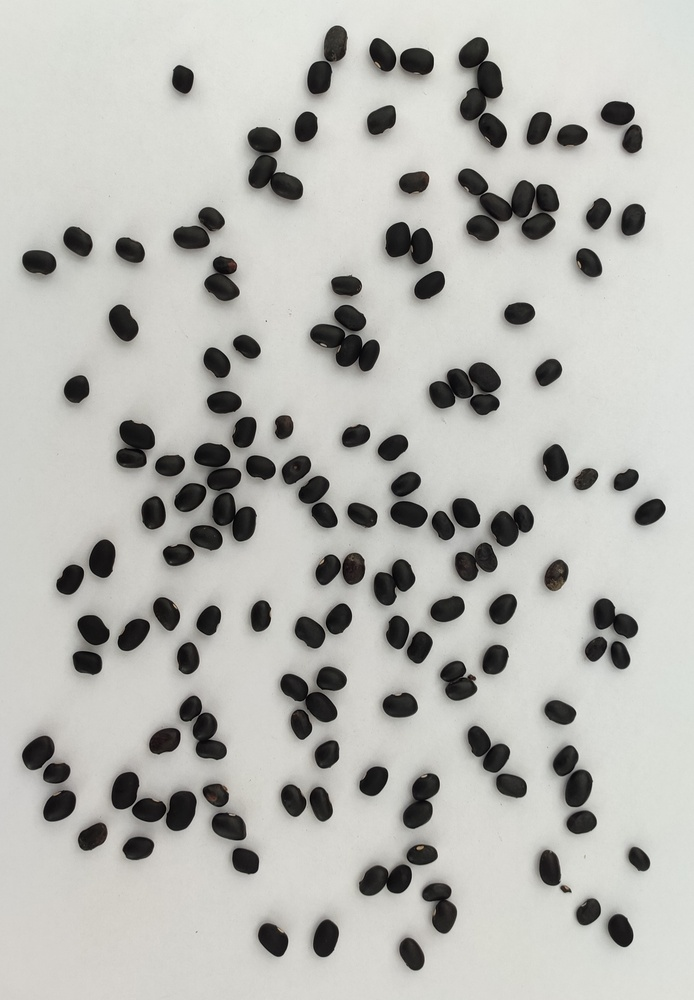
#> input picture Feijoes-editados/img1.jpg, 694 x 1000 px, shrunk from 2250 x 3243 before the run
$ python main.py
#> lines starting #> are read from the running program, lines starting #| are printed output that depends on the picture; after the words box and inside, x2 and y2 are one past the last pixel; in counts of white or black regions, pixels touching at a corner belong together
import cv2
import numpy as np
from sklearn.cluster import KMeans

# Lista das imagens (4 bons, 4 ruins)
feijoes = [
    'Feijoes-editados/img1.jpg', 'Feijoes-editados/img2.jpg', 'Feijoes-editados/img3.jpg', 'Feijoes-editados/img4.jpg',
    'Feijoes-editados/img5.jpg', 'Feijoes-editados/img6.jpg', 'Feijoes-editados/img7.jpg', 'Feijoes-editados/img8.jpg'
]

def rescaleFrame(frame, scale=0.75):
    width = int(frame.shape[1] * scale)
    heigth = int(frame.shape[0] * scale)
    dimensions = (width, heigth)
    return cv2.resize(frame, dimensions, interpolation=cv2.INTER_AREA)

caracteristicas = []  # Lista para acumular todas as características

global_id = 0  # ID global para feijões

for x in range(8):
    if x <= 3:
        ehBom = 1
    else:
        ehBom = 0

    img = cv2.imread(feijoes[x])
#> img is the input picture: shape (1000, 694, 3); mean B, G, R 178.8, 183.5, 183.5
    if img is None:
        print(f"Erro ao carregar imagem: {feijoes[x]}")
        continue

    gray = cv2.cvtColor(img, cv2.COLOR_BGR2GRAY)
    blur = cv2.GaussianBlur(gray, (17, 17), 0)
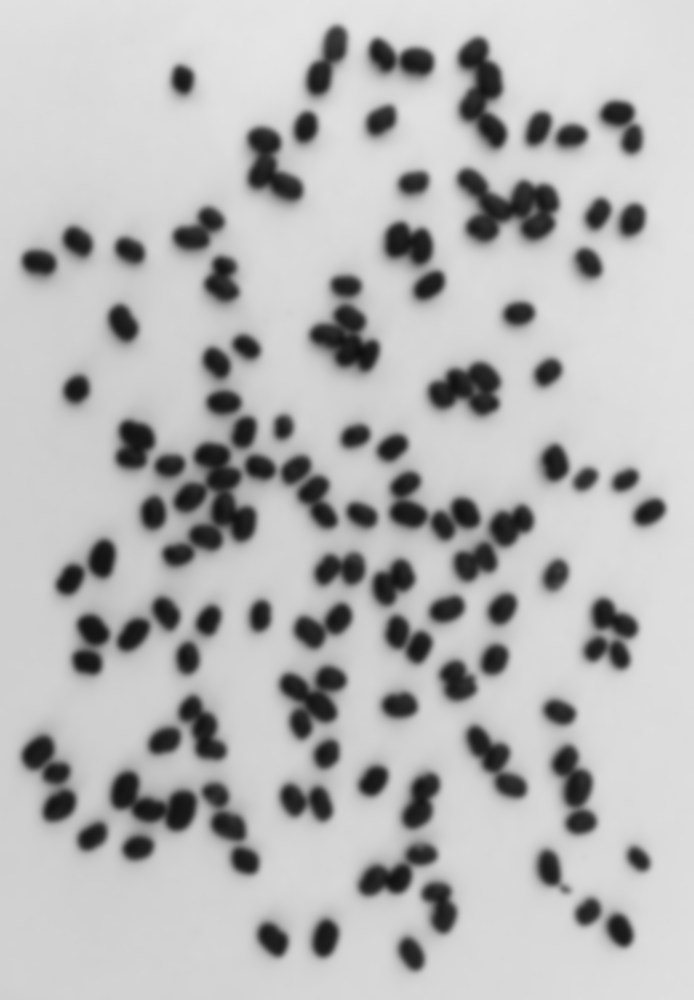
#> blur: shape (1000, 694); min 15, max 229, mean 183
    edges = cv2.Canny(blur, 50, 150)
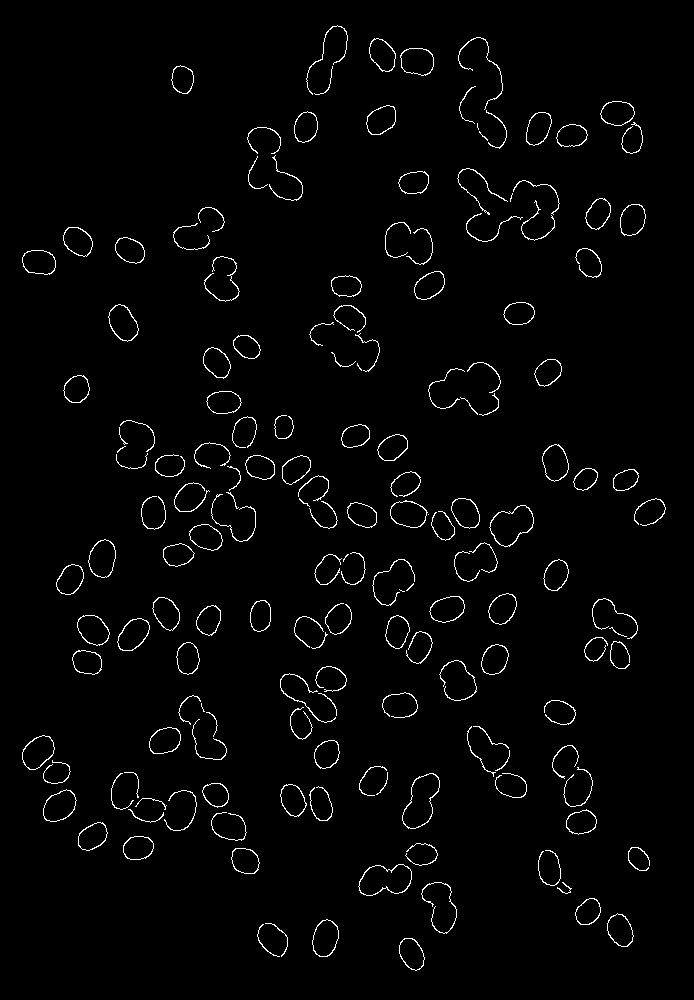
#> edges: shape (1000, 694); 2.1% white in thin lines or dots, all inside (x1, y1, x2, y2) = (22, 25, 666, 971)

    contornos, _ = cv2.findContours(edges, cv2.RETR_EXTERNAL, cv2.CHAIN_APPROX_SIMPLE)
#> contornos = 167 contours, 64 with area under 20; largest, box (x1, y1, x2, y2) and area: (402, 773, 440, 829) 1270, (358, 864, 412, 896) 1226, (489, 505, 534, 547) 1174, (88, 539, 116, 578) 778, (22, 735, 55, 770) 764

    for i, contorno in enumerate(contornos):
        perimetro = cv2.arcLength(contorno, True)
        if 200 <= perimetro <= 750:
            mascara = np.zeros_like(gray)
            cv2.drawContours(mascara, [contorno], -1, 255, -1)

            feijao_segmentado = cv2.bitwise_and(img, img, mask=mascara)
            pixels = feijao_segmentado[mascara == 255]
            if len(pixels) == 0:
                continue

            kmeans = KMeans(n_clusters=1, random_state=0, n_init=10)
            kmeans.fit(pixels)
            cor_dominante = kmeans.cluster_centers_[0]  # B, G, R

            hsv = cv2.cvtColor(feijao_segmentado, cv2.COLOR_BGR2HSV)
            saturacao = hsv[:, :, 1][mascara == 255].mean()

            feijao_gray = cv2.cvtColor(feijao_segmentado, cv2.COLOR_BGR2GRAY)
            pixels_gray = feijao_gray[mascara == 255]
            claros = np.sum(pixels_gray > 200)
            escuros = np.sum(pixels_gray < 50)

            textura = pixels_gray.std()

            area = cv2.contourArea(contorno)
            circularidade = 4 * np.pi * area / (perimetro ** 2) if perimetro != 0 else 0

            caracteristicas.append([
                global_id,
                int(cor_dominante[2]),  # R
                int(cor_dominante[1]),  # G
                int(cor_dominante[0]),  # B
                saturacao,
                claros,
                escuros,
                textura,
                circularidade,
                ehBom
            ])

            global_id += 1
#> this loop made 167 passes
#> (perimetro, cor_dominante, saturacao, claros, escuros, textura, area, circularidade) on passes 8, 20, 48, 50, 66, 74, 93, 95, 132, 140: (304.6, [103.3, 107.3, 109.5], 17.08, 0, 8, 37.65, 32.5, 0.0044), (201.6, [89.27, 91.73, 93.3], 15.63, 0, 23, 44.57, 21.5, 0.00665), (271.8, [80.54, 83.74, 84.52], 20.46, 0, 45, 45.6, 41.5, 0.00706), (258.2, [105.3, 109.2, 109.7], 15.44, 1, 17, 43.44, 31, 0.00584), (241, [95.39, 97.63, 97.14], 8.59, 1, 27, 46.84, 28.5, 0.00616), (249.9, [98.3, 101.9, 102.3], 13.09, 0, 20, 44.28, 27.5, 0.00554), (272.4, [78.56, 81.7, 82.26], 19.81, 0, 40, 41.49, 24.5, 0.00415), (201.4, [81.04, 84.3, 85.18], 24.33, 0, 31, 46.76, 29.5, 0.00914), (292.4, [88.12, 91.81, 94.41], 23.43, 0, 37, 43.48, 39.5, 0.0058), (210, [105.5, 109.5, 111.5], 16.63, 0, 10, 40.49, 29, 0.00827)
#> perimetro on passes 1 to 6: 94.08, 95.4, 100.3, 105.5, 97.5, 84.43
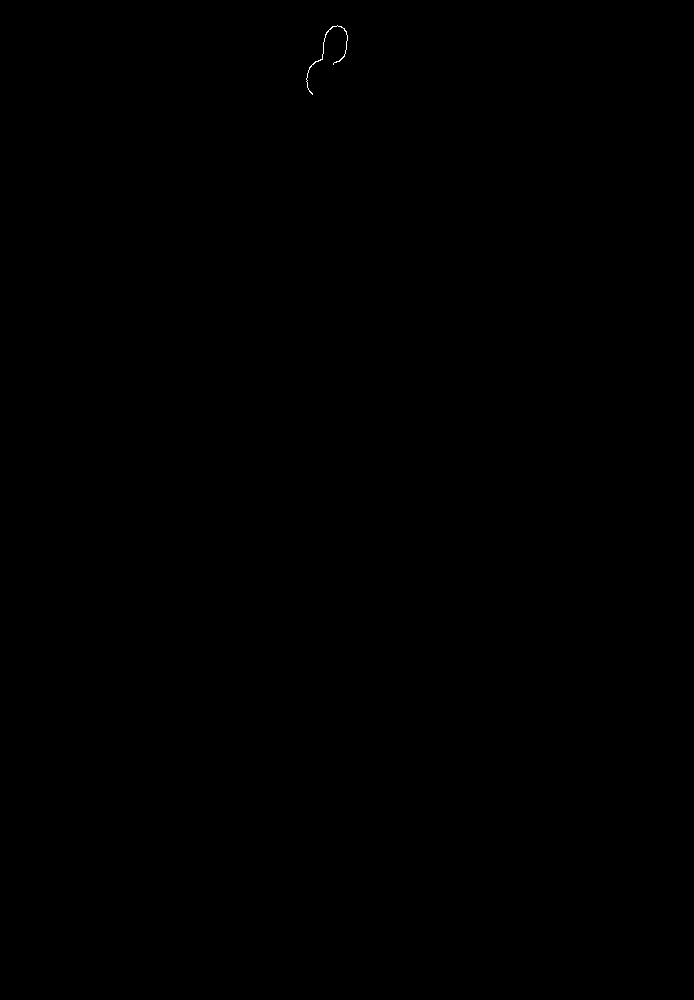
#> mascara: shape (1000, 694); 0.02% white in thin lines or dots, all inside (x1, y1, x2, y2) = (306, 25, 348, 95)
#> after the loop, caracteristicas = 17 items; global_id = 17
#> pass 2 of the loop `for x in range(8):`:
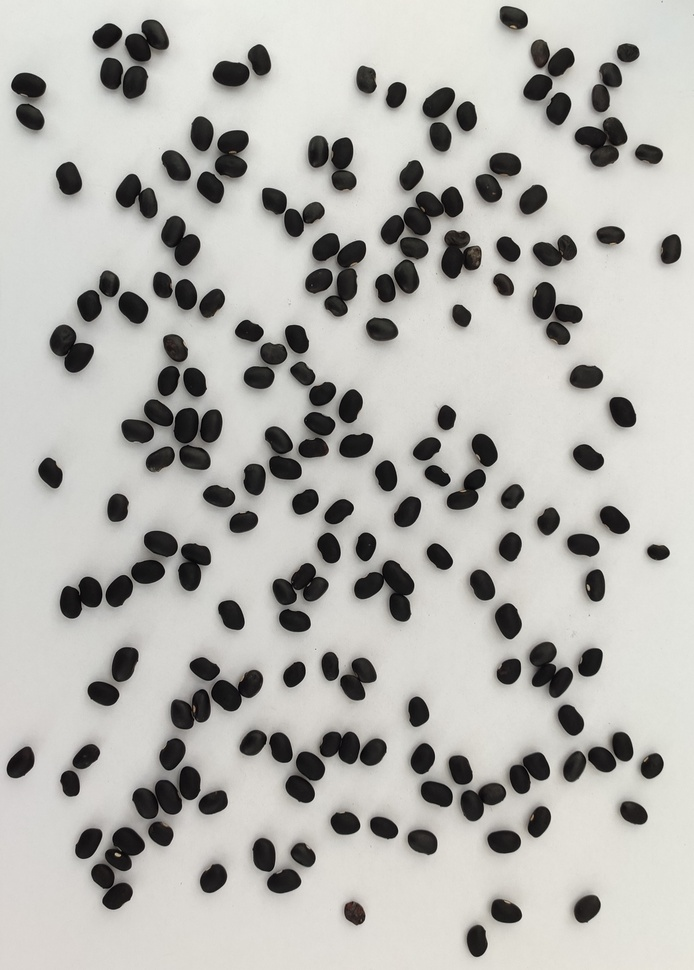
#> input picture Feijoes-editados/img2.jpg, 694 x 970 px, shrunk from 2250 x 3145 before the run
#> img is the input picture: shape (970, 694, 3); mean B, G, R 175.9, 180.2, 181.2
#> gray: shape (970, 694)
#> blur: shape (970, 694)
#> `edges = cv2.Canny(blur, 50, 150)`:
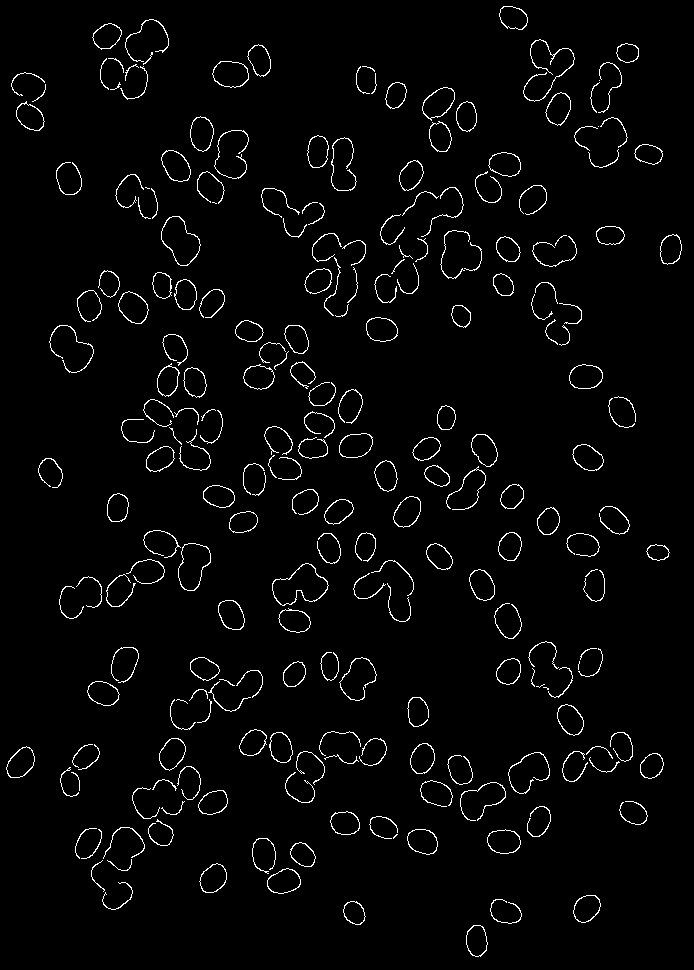
#> edges: shape (970, 694); 2.7% white in thin lines or dots
#> contornos = 232 contours, 108 with area under 20; largest, box (x1, y1, x2, y2) and area: (272, 563, 329, 606) 1411, (161, 216, 201, 266) 1200, (178, 543, 211, 591) 1072, (212, 61, 249, 88) 746, (422, 87, 455, 121) 687
#> the loop `for i, contorno in enumerate(contornos):` made 232 passes
#> (perimetro, cor_dominante, saturacao, claros, escuros, textura, area, circularidade) on passes 26, 37, 68, 96, 107, 144: (278.1, [91.99, 95.64, 98.24], 21.57, 0, 34, 46.27, 30, 0.00487), (278.8, [93.53, 96.84, 99.11], 18.58, 0, 26, 43.71, 33.5, 0.00541), (263.4, [91.03, 94.48, 97.04], 23.02, 0, 33, 47.25, 28, 0.00507), (202.9, [83.97, 86.05, 87.41], 17.29, 0, 36, 52.02, 24.5, 0.00748), (266.7, [94.01, 97.41, 99.06], 17.48, 0, 29, 47.96, 35, 0.00618), (298.4, [95.17, 96.84, 97.14], 7.56, 0, 34, 45.1, 35, 0.00494)
#> after the loop `for i, contorno in enumerate(contornos):`:
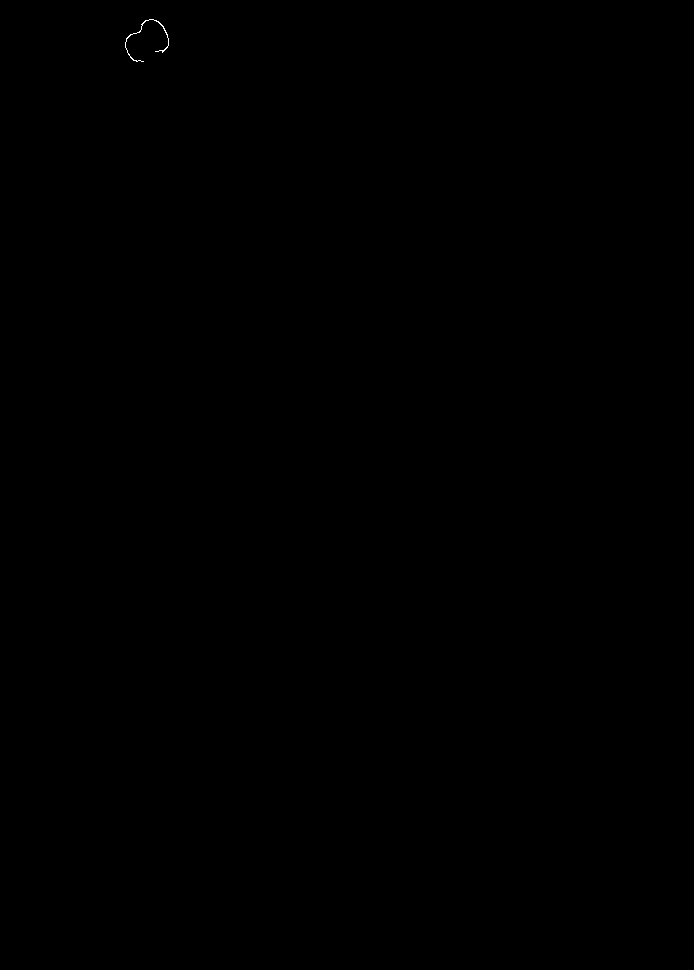
#> mascara: shape (970, 694); 0.02% white in thin lines or dots, all inside (x1, y1, x2, y2) = (125, 19, 169, 62)
#> after the loop `for i, contorno in enumerate(contornos):`: caracteristicas = 32 items; global_id = 32
#> pass 3 of the loop `for x in range(8):`:
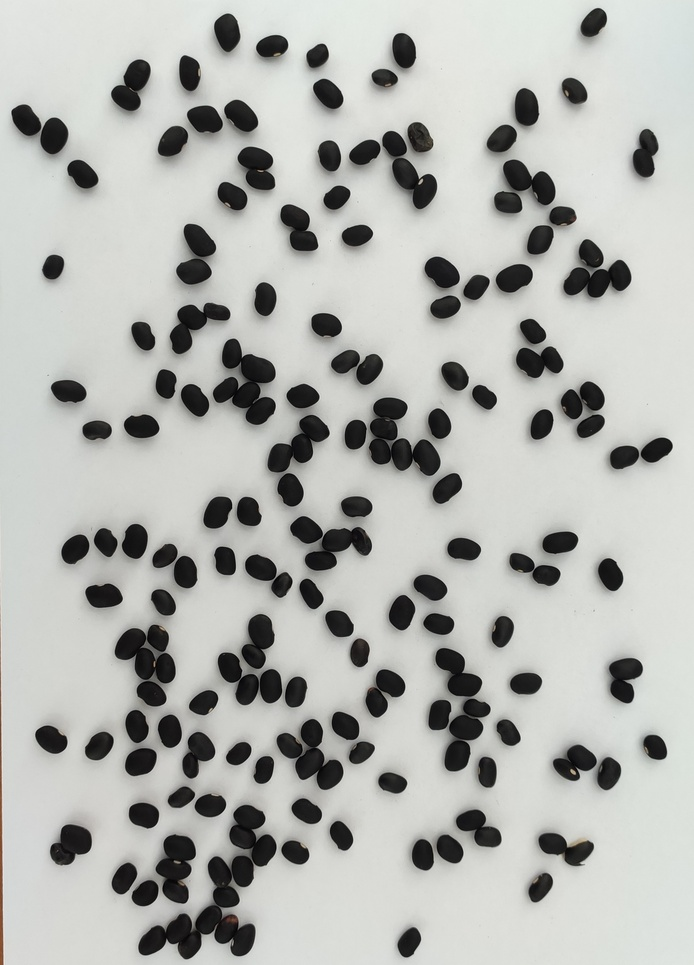
#> input picture Feijoes-editados/img3.jpg, 694 x 965 px, shrunk from 2250 x 3130 before the run
#> img is the input picture: shape (965, 694, 3); mean B, G, R 175.8, 179.7, 178.2
#> gray: shape (965, 694)
#> blur: shape (965, 694)
#> `edges = cv2.Canny(blur, 50, 150)`:
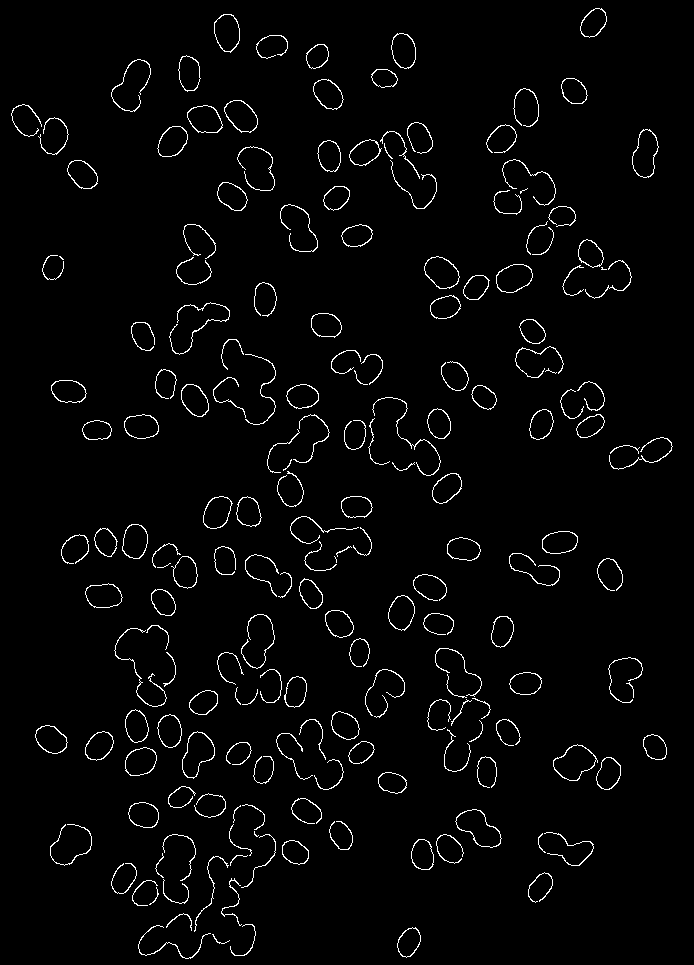
#> edges: shape (965, 694); 2.6% white in thin lines or dots
#> contornos = 188 contours, 68 with area under 20; largest, box (x1, y1, x2, y2) and area: (455, 809, 502, 848) 1001, (553, 744, 598, 781) 987, (182, 731, 215, 779) 943, (632, 129, 659, 178) 876, (424, 256, 460, 289) 799
#> the loop `for i, contorno in enumerate(contornos):` made 188 passes
#> (perimetro, cor_dominante, saturacao, claros, escuros, textura, area, circularidade) on passes 3, 12, 21, 24, 43, 65: (298.2, [96.14, 98.44, 98.51], 9.4, 0, 37, 50.41, 38, 0.00537), (229.9, [98.99, 100.7, 101], 9.32, 0, 19, 40.76, 27.5, 0.00654), (249.9, [105.1, 112.1, 113.2], 20.65, 1, 13, 44.58, 31.5, 0.00634), (269.8, [96.86, 98.86, 99.86], 10.15, 0, 19, 42.54, 29, 0.00501), (211.4, [82.68, 85.13, 85.62], 20.23, 0, 31, 48.42, 25.5, 0.00717), (235.9, [92.23, 95.07, 95.94], 13.64, 0, 26, 45.85, 24.5, 0.00553)
#> after the loop `for i, contorno in enumerate(contornos):`:
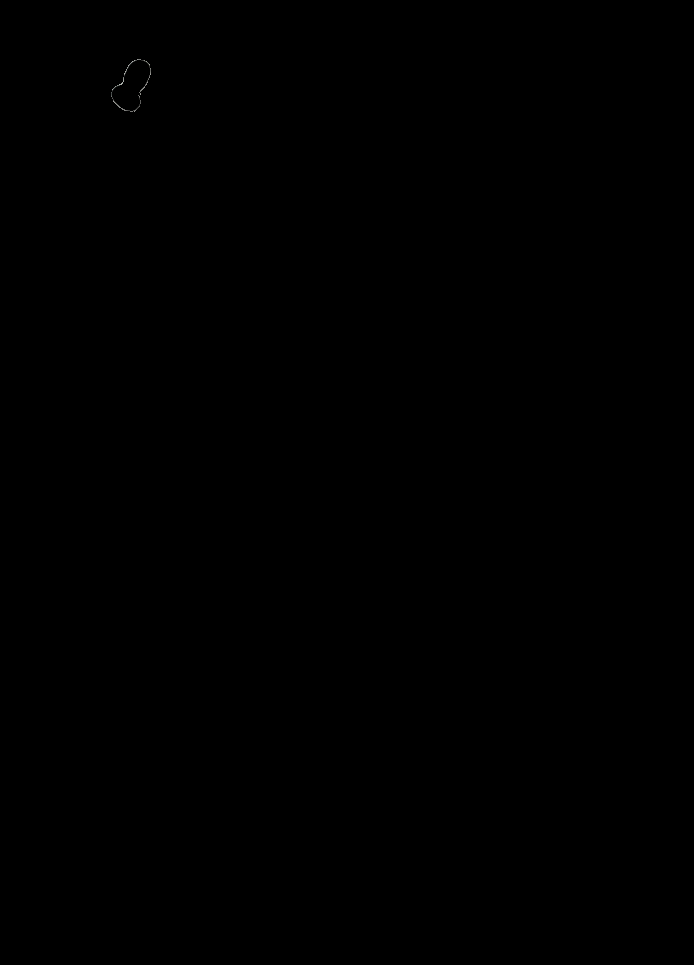
#> feijao_segmentado: shape (965, 694, 3); mean B, G, R 0, 0, 0
#> the loop made 8 passes; the first 3 are shown

# Impressão formatada
print("Matriz de características:")
for linha in caracteristicas:
    linha_formatada = []
    for elem in linha:
        if isinstance(elem, float):
            linha_formatada.append(f"{elem:.3f}")
        else:
            linha_formatada.append(str(int(elem)))
    print(linha_formatada)
